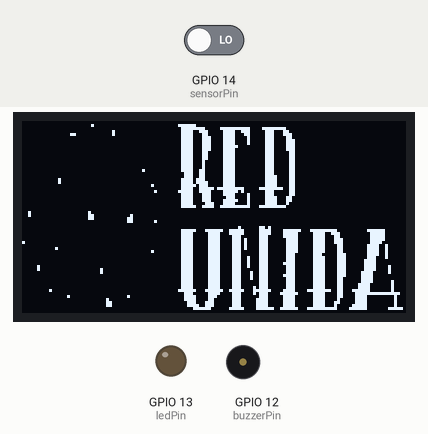
A sketch run on a simulated ESP32. Shown: 128×64 one-colour display, output pins drawn as LEDs (lit = HIGH), buzzer (waves = sounding, pin HIGH). The test bench sets the inputs (shaded band); at power-on: GPIO 14 (sensorPin) LOW. WiFi joins after 1.5 s; servers stay silent unless stated; no MQTT or app messages arrive unless stated; what the sketch prints to the serial monitor is not drawn.

Above: at 3.1 s.
At 7.3 s:
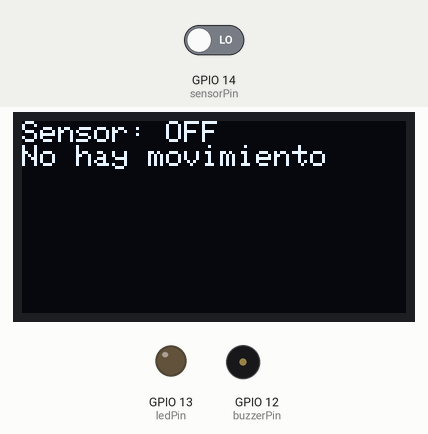
7.4 s: GPIO 14 (sensorPin) driven HIGH
At 8.7 s:
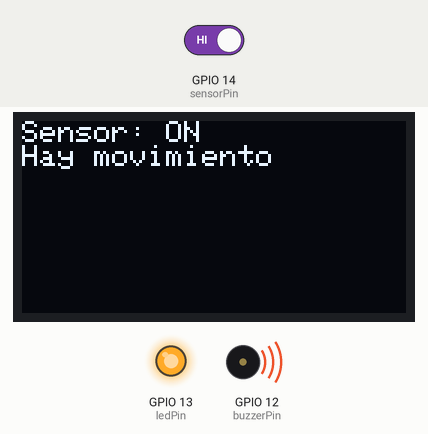
9.2 s: GPIO 14 (sensorPin) driven LOW
At 10.3 s:
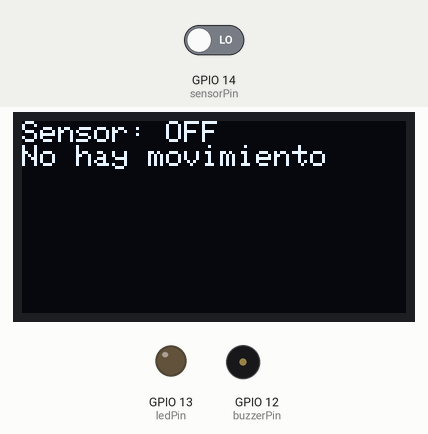
Timing chart, 0 to 12.2 s (numbered marks = the images above; inputs shaded):
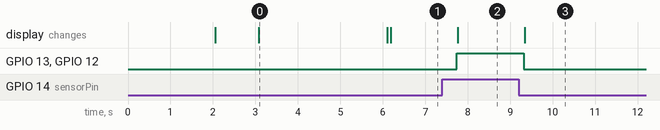

The sketch:

CodiEsp32RedUnida.ino
```cpp
#include <WiFi.h>
#include <WebServer.h>
#include <SPI.h>
#include <Wire.h>
#include <Adafruit_GFX.h>
#include <Adafruit_SSD1306.h>
#include "PubSubClient.h"

// Configuración de la red WiFi
const char* ssid = "AP_asix";
const char* password = "AP_asix2023";

// Servidor MQTT
const char* mqttServer = "10.0.110.157";
const int mqttPort = 1884;
const char* mqttUser = "Prueba2";
const char* mqttPassword = "Prueba2";

// Cliente MQTT
WiFiClient espClient;
PubSubClient client(espClient);

// Pantalla OLED
#define OLED_PIN 32
Adafruit_SSD1306 display(128, 64, &Wire, OLED_PIN);

// imagen inicio pantalla OLED
#define IMG_HEIGHT   128
#define IMG_WIDTH    64


const unsigned char PROGMEM welcomeBitmap[] = {


 0x00, 0x00, 0x00, 0x00, 0x00, 0x00, 0x00, 0x00, 0x00, 0x00, 0x00, 0x00, 0x00, 0x00, 0x00, 0x00,
0x00, 0x00, 0x01, 0x00, 0x00, 0x00, 0x0f, 0xc0, 0x00, 0x00, 0x00, 0x00, 0x00, 0x00, 0x00, 0x00,
0x00, 0x00, 0x00, 0x00, 0x00, 0x00, 0x07, 0xf8, 0x3f, 0xf0, 0xff, 0x00, 0x00, 0x00, 0x00, 0x00,
0x00, 0x00, 0x00, 0x02, 0x00, 0x00, 0x07, 0x9c, 0x1e, 0x70, 0x71, 0x80, 0x00, 0x00, 0x00, 0x00,
0x00, 0x00, 0xc0, 0x02, 0x00, 0x00, 0x07, 0x8c, 0x1e, 0x30, 0x71, 0xc0, 0x00, 0x00, 0x00, 0x00,
0x00, 0x00, 0x00, 0x00, 0x00, 0x00, 0x07, 0x8e, 0x1e, 0x10, 0x70, 0xc0, 0x00, 0x00, 0x00, 0x00,
0x00, 0x00, 0x00, 0x00, 0x00, 0x00, 0x07, 0x8e, 0x1e, 0x10, 0x70, 0xe0, 0x00, 0x00, 0x00, 0x00,
0x00, 0x00, 0x00, 0x00, 0x00, 0x00, 0x07, 0x8e, 0x1e, 0x10, 0x70, 0xe0, 0x00, 0x00, 0x00, 0x00,
0x00, 0x00, 0x00, 0x00, 0x00, 0x00, 0x07, 0x8e, 0x1f, 0x00, 0x70, 0xe0, 0x00, 0x00, 0x00, 0x00,
0x00, 0x00, 0x00, 0x00, 0x00, 0x00, 0x07, 0x8e, 0x1e, 0x00, 0x70, 0xe0, 0x00, 0x00, 0x00, 0x00,
0x00, 0x00, 0x00, 0x00, 0x00, 0x00, 0x07, 0x8c, 0x1e, 0x00, 0x70, 0x60, 0x00, 0x00, 0x00, 0x00,
0x00, 0x00, 0x00, 0x00, 0x00, 0x00, 0x07, 0x8c, 0x1e, 0x00, 0x70, 0x60, 0x00, 0x00, 0x00, 0x00,
0x00, 0x00, 0x00, 0x00, 0x00, 0x00, 0x07, 0x8c, 0x1e, 0x00, 0x70, 0x60, 0x00, 0x00, 0x00, 0x00,
0x00, 0x00, 0x00, 0x00, 0x00, 0x00, 0x07, 0x88, 0x1e, 0x00, 0x70, 0x60, 0x00, 0x00, 0x00, 0x00,
0x00, 0x00, 0x00, 0x00, 0x00, 0x00, 0x07, 0x88, 0x1e, 0x00, 0x70, 0x60, 0x00, 0x00, 0x00, 0x00,
0x00, 0x00, 0x00, 0x00, 0x00, 0x00, 0x07, 0x88, 0x1e, 0x00, 0x70, 0x60, 0x00, 0x00, 0x00, 0x00,
0x00, 0x00, 0x00, 0x00, 0x00, 0x80, 0x07, 0x98, 0x1e, 0x00, 0x70, 0x60, 0x00, 0x00, 0x00, 0x00,
0x00, 0x00, 0x00, 0x00, 0x00, 0x00, 0x03, 0x98, 0x1e, 0x00, 0x70, 0x60, 0x00, 0x00, 0x00, 0x00,
0x00, 0x00, 0x00, 0x00, 0x00, 0x00, 0x03, 0x98, 0x1e, 0x00, 0x78, 0x60, 0x00, 0x00, 0x00, 0x00,
0x00, 0x08, 0x00, 0x00, 0x00, 0x00, 0x07, 0xb8, 0x1e, 0x00, 0x78, 0x60, 0x00, 0x00, 0x00, 0x00,
0x00, 0x08, 0x00, 0x00, 0x00, 0x00, 0x07, 0xbc, 0x1e, 0x00, 0x78, 0x60, 0x00, 0x00, 0x00, 0x00,
0x00, 0x00, 0x00, 0x00, 0x00, 0x10, 0x07, 0xdc, 0x1e, 0x00, 0x78, 0x60, 0x00, 0x00, 0x00, 0x00,
0x00, 0x00, 0x00, 0x00, 0x00, 0x00, 0x07, 0x9f, 0x7f, 0xc1, 0xfe, 0x60, 0x00, 0x00, 0x00, 0x00,
0x00, 0x00, 0x00, 0x00, 0x00, 0x08, 0x0f, 0x9e, 0x1f, 0x40, 0x70, 0x60, 0x00, 0x00, 0x00, 0x00,
0x00, 0x00, 0x00, 0x00, 0x00, 0x00, 0x07, 0x8e, 0x1e, 0x10, 0x70, 0x60, 0x00, 0x00, 0x00, 0x00,
0x00, 0x00, 0x00, 0x00, 0x00, 0x00, 0x07, 0x8e, 0x0e, 0x10, 0x78, 0xc0, 0x00, 0x00, 0x00, 0x00,
0x00, 0x00, 0x00, 0x00, 0x00, 0x00, 0x07, 0x8e, 0x1f, 0x10, 0x78, 0xc0, 0x00, 0x00, 0x00, 0x00,
0x00, 0x00, 0x00, 0x00, 0x00, 0x00, 0x07, 0x87, 0x1e, 0x10, 0x78, 0x80, 0x00, 0x00, 0x00, 0x00,
0x00, 0x00, 0x00, 0x00, 0x00, 0x00, 0x07, 0xcf, 0x3f, 0xf1, 0xff, 0x00, 0x00, 0x00, 0x00, 0x00,
0x00, 0x00, 0x00, 0x00, 0x00, 0x00, 0x00, 0x00, 0x00, 0x00, 0x00, 0x00, 0x00, 0x00, 0x00, 0x00,
0x20, 0x00, 0x02, 0x00, 0x00, 0x00, 0x00, 0x00, 0x00, 0x00, 0x00, 0x00, 0x00, 0x00, 0x00, 0x00,
0x20, 0x00, 0x03, 0x00, 0x08, 0x00, 0x00, 0x00, 0x00, 0x00, 0x00, 0x00, 0x00, 0x00, 0x00, 0x00,
0x00, 0x00, 0x03, 0x00, 0x18, 0x00, 0x00, 0x00, 0x00, 0x00, 0x00, 0x00, 0x00, 0x00, 0x00, 0x00,
0x00, 0x00, 0x00, 0x00, 0x18, 0x08, 0x00, 0x00, 0x00, 0x00, 0x00, 0x00, 0x00, 0x00, 0x00, 0x00,
0x00, 0x00, 0x00, 0x00, 0x00, 0x00, 0x00, 0x00, 0x00, 0x00, 0x00, 0x00, 0x00, 0x00, 0x00, 0x00,
0x00, 0x00, 0x00, 0x00, 0x00, 0x00, 0x00, 0x00, 0x00, 0x81, 0xa0, 0x00, 0x00, 0x00, 0x00, 0x00,
0x00, 0x00, 0x00, 0x00, 0x00, 0x00, 0x07, 0xc7, 0xe7, 0xc1, 0xe1, 0xf8, 0xff, 0x80, 0x1f, 0x80,
0x00, 0x00, 0x00, 0x00, 0x00, 0x00, 0x07, 0x83, 0xc7, 0xc1, 0xe1, 0xf0, 0x79, 0xc0, 0x0f, 0x80,
0x00, 0x00, 0x00, 0x00, 0x00, 0x00, 0x07, 0x83, 0xc3, 0x81, 0xc1, 0xf0, 0x78, 0xc0, 0x0f, 0x80,
0x00, 0x00, 0x00, 0x00, 0x00, 0x00, 0x07, 0x83, 0xc3, 0xa1, 0xc0, 0xf0, 0x78, 0xe0, 0x0f, 0x80,
0x80, 0x00, 0x00, 0x00, 0x00, 0x00, 0x07, 0x83, 0xc3, 0xa1, 0xc0, 0xf0, 0x78, 0xe0, 0x0f, 0x00,
0x00, 0x00, 0x00, 0x00, 0x00, 0x00, 0x07, 0x83, 0xc3, 0xa1, 0xc0, 0xf0, 0x78, 0x60, 0x1e, 0x40,
0x00, 0x10, 0x00, 0x00, 0x00, 0x00, 0x07, 0x83, 0xc3, 0xa1, 0xc0, 0xf0, 0x78, 0x60, 0x1e, 0x40,
0x00, 0x00, 0x00, 0x00, 0x00, 0x10, 0x07, 0x83, 0xc3, 0x81, 0xc0, 0xf0, 0x78, 0x60, 0x1e, 0x40,
0x00, 0x00, 0x00, 0x00, 0x00, 0x00, 0x07, 0x83, 0xc3, 0x81, 0xc0, 0xe0, 0x70, 0x70, 0x1e, 0x40,
0x00, 0x00, 0x00, 0x00, 0x00, 0x00, 0x07, 0x83, 0xc3, 0x91, 0xc0, 0xe0, 0x78, 0x70, 0x1c, 0x40,
0x00, 0x00, 0x00, 0x00, 0x00, 0x00, 0x07, 0x83, 0xc3, 0x91, 0xc0, 0xe0, 0x78, 0x70, 0x3c, 0x00,
0x00, 0x00, 0x00, 0x00, 0x00, 0x00, 0x07, 0x83, 0xc3, 0x91, 0xc1, 0xe0, 0x78, 0x70, 0x3c, 0x00,
0x04, 0x00, 0x00, 0x00, 0x00, 0x00, 0x07, 0x83, 0xc3, 0x91, 0xc0, 0xe0, 0x78, 0x70, 0x3c, 0x20,
0x04, 0x00, 0x00, 0x20, 0x00, 0x00, 0x07, 0x83, 0xc3, 0x81, 0xc0, 0xe0, 0x78, 0x70, 0x3c, 0x20,
0x00, 0x00, 0x00, 0x20, 0x00, 0x00, 0x07, 0x83, 0xc3, 0x89, 0xc0, 0xe0, 0x78, 0x70, 0x78, 0x20,
0x00, 0x00, 0x00, 0x00, 0x00, 0x00, 0x07, 0x83, 0xc3, 0x89, 0xc1, 0xe0, 0x78, 0x70, 0x78, 0x00,
0x00, 0x00, 0x00, 0x00, 0x00, 0x00, 0x07, 0x83, 0xc3, 0x89, 0xc0, 0xe0, 0x78, 0x60, 0x78, 0x00,
0x00, 0x00, 0x00, 0x00, 0x00, 0x00, 0x07, 0x83, 0xc3, 0x81, 0xc0, 0xe0, 0x78, 0x60, 0x78, 0x10,
0x00, 0x00, 0x00, 0x00, 0x00, 0x00, 0x07, 0x83, 0xc3, 0x81, 0xc0, 0xe0, 0x78, 0x60, 0xf0, 0x10,
0x00, 0x00, 0x00, 0x00, 0x00, 0x00, 0x07, 0x83, 0xc3, 0x85, 0xc0, 0xe0, 0x78, 0x60, 0xf0, 0x10,
0x00, 0x40, 0x00, 0x00, 0x00, 0x00, 0x0f, 0xc7, 0xe7, 0xc7, 0xe1, 0xe1, 0xfe, 0x63, 0xf0, 0x10,
0x00, 0x00, 0x00, 0x00, 0x00, 0x00, 0x03, 0x83, 0xc3, 0x85, 0xc3, 0xf0, 0x78, 0x61, 0xff, 0xfc,
0x00, 0x01, 0x00, 0x00, 0x10, 0x00, 0x03, 0xc3, 0x83, 0x81, 0xc1, 0xe0, 0x78, 0x61, 0xe0, 0x08,
0x00, 0x00, 0x00, 0x08, 0x00, 0x00, 0x03, 0xc3, 0x03, 0x83, 0xc1, 0xe0, 0x78, 0x41, 0xe0, 0x08,
0x00, 0x00, 0x00, 0x0c, 0x00, 0x00, 0x01, 0xc7, 0x03, 0x83, 0xc1, 0xe0, 0x78, 0xc1, 0xe0, 0x08,
0x00, 0x00, 0x00, 0x0c, 0x00, 0x00, 0x01, 0xe7, 0x03, 0x83, 0xc1, 0xe0, 0x78, 0x83, 0xe0, 0x08,
0x00, 0x00, 0x00, 0x00, 0x00, 0x00, 0x00, 0x7e, 0x07, 0xc3, 0xf3, 0xf1, 0xff, 0x87, 0xe0, 0x3e,
0x00, 0x00, 0x00, 0x00, 0x00, 0x00, 0x00, 0x00, 0x00, 0x00, 0x00, 0x00, 0x00, 0x00, 0x00, 0x00
};

// Pin del sensor de movimiento, LED y buzzer
int sensorPin = 14;
int ledPin = 13;
int buzzerPin = 12;

void callback(char* topic, byte* payload, unsigned int length) {
  // Lógica para manejar los mensajes MQTT recibidos
  // Puedes agregar tu propia lógica aquí
}

void reconnect() {
  // Reconectar al servidor MQTT solo si no está conectado
  if (!client.connected()) {
    Serial.println("Conectando a MQTT...");
    if (client.connect("ESP32Client", mqttUser, mqttPassword)) {
      Serial.println("Conectado a MQTT");
      client.subscribe("tu_topic"); // Reemplazar "tu_topic" por tu topico
    } else {
      Serial.print("Error al conectar a MQTT, rc=");
      Serial.print(client.state());
      Serial.println(" Intentando de nuevo en 5 segundos...");
      delay(5000);
    }
  }
}

void setup() {
  Serial.begin(9600);
  Serial.println("Conectando a WiFi...");

  // Conexión a la red WiFi
  WiFi.begin(ssid, password);
  while (WiFi.status() != WL_CONNECTED) {
    delay(1000);
    Serial.println("Conectando a WiFi...");
  }
  Serial.println("Conectado a WiFi");


  // Inicialización de la pantalla OLED
  display.begin(SSD1306_SWITCHCAPVCC, 0x3C);
  display.clearDisplay();

  // Mostrar mensaje de bienvenida
  display.setTextSize(1);
  display.setTextColor(WHITE);
  display.setCursor(20, 20);
  display.println("  Bienvenido a        RED UNIDA");
  display.display();
  delay(1000);

  // Mostrar imagen de bienvenida
  display.clearDisplay();
  display.drawBitmap(0, 0, welcomeBitmap,IMG_HEIGHT,IMG_WIDTH , WHITE);
  display.display();
  delay(3000); // Mostrar la imagen durante 3 segundos

// Mostrar mensaje entrada mqtt
  display.clearDisplay();
  display.setTextColor(WHITE);
  display.setTextSize(1);
  display.setCursor(0, 0);
  display.println("Hola, MQTT!");
  display.display();

  // Configuración del cliente MQTT
  client.setServer(mqttServer, mqttPort);
  client.setCallback(callback);

  // Configuración del pin del sensor de movimiento, LED y buzzer
  pinMode(sensorPin, INPUT);
  pinMode(ledPin, OUTPUT);
  pinMode(buzzerPin, OUTPUT);
}

void loop() {
  if (!client.connected()) {
    reconnect();
  }
  client.loop();
  if (!client.connected()) {
    Serial.println("Conexión perdida con el servidor MQTT. Intentando reconectar...");
    reconnect();
  }

  // Lectura del sensor de movimiento
  int movimiento = digitalRead(sensorPin);

  // Control del LED en función del estado del sensor
  if (movimiento == HIGH) {
    digitalWrite(ledPin, HIGH); // Encender el LED
    digitalWrite(buzzerPin, HIGH); // Encender el buzzer
  } else {
    digitalWrite(ledPin, LOW); //Apagar el LED
    digitalWrite(buzzerPin, LOW); // Apagar el buzzer
  }

  // Publicar mensaje MQTT dependiendo del estado del sensor
  if (movimiento == HIGH) {
    client.publish("Sensor", "Movimiento detectado"); // Reemplazar "tu_topic" por tu topico
  } else {
    client.publish("Sensor", "Sin movimiento"); // Reemplazar "tu_topic" por tu topico
  }

  // Actualizar la pantalla OLED
  display.clearDisplay();
  display.setCursor(0, 0);
  display.print("Sensor: ");

  if (movimiento == HIGH) {
    display.println("ON");
    display.println("Hay movimiento");
  } else {
    display.println("OFF");
    display.println("No hay movimiento");
  }

  display.display();

  delay(500);
}
```

Measured:
- after the input at 7.4 s, GPIO 13 (ledPin), GPIO 12 (buzzerPin): LOW → HIGH after 0.34 s; the display: changes after 0.37 s (image 2)
- after the input at 9.2 s, GPIO 13 (ledPin), GPIO 12 (buzzerPin): HIGH → LOW after 0.12 s; the display: changes after 0.14 s (image 3)
- what the display in image 0 shows lasts 3.0 s, from 3.1 s to 6.1 s
